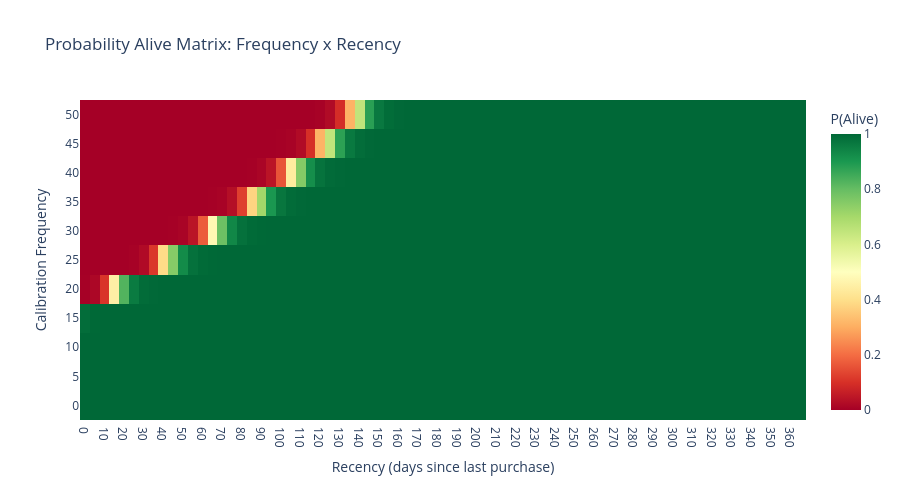

The notebook cell this image was saved under:
### Markdown cell above
## 7. Probability-Alive Matrix

### Code cell
# P(alive) heatmap - frequency vs recency
p_alive_matrix = model.get_probability_alive_matrix(
    max_frequency=50, max_recency_days=365, t_days=365, step=5
)

# Polars pivot API differs by version ('on' vs 'columns'); pick at runtime.
import inspect
from typing import Any, cast

pivot_fn = cast(Any, p_alive_matrix.pivot)
pivot_params = set(inspect.signature(pl.DataFrame.pivot).parameters)
if 'on' in pivot_params:
    pivot = pivot_fn(
        on='recency_days',
        values='p_alive',
        index='frequency',
        aggregate_function='first',
    ).sort('frequency')
else:
    pivot = pivot_fn(
        columns='recency_days',
        values='p_alive',
        index='frequency',
        aggregate_function='first',
    ).sort('frequency')

freq_vals = pivot['frequency'].to_list()
rec_cols  = [c for c in pivot.columns if c != 'frequency']
z = pivot.select(rec_cols).to_numpy()

fig = go.Figure(go.Heatmap(
    z=z,
    x=rec_cols,
    y=[str(f) for f in freq_vals],
    colorscale='RdYlGn',
    zmin=0, zmax=1,
    colorbar=dict(title='P(Alive)'),
))
fig.update_layout(
    title='Probability Alive Matrix: Frequency x Recency',
    xaxis_title='Recency (days since last purchase)',
    yaxis_title='Calibration Frequency',
    height=500,
)
fig.show()

print('\nKey insights:')
print('  High frequency + low recency = high P(alive) -> ideal for retention')
print('  High frequency + high recency = low P(alive) -> likely churned')
print('  Low frequency + low recency = uncertain -> early-stage customer')

### Figure 1 — Plotly figure (JSON) as saved in the notebook; plotly's stock layout.template omitted (floating-point values rounded to 4 significant figures; data arrays with more than 128 entries replaced by an {"elided": "..."} marker saying what was removed)
{"data": [{"colorbar": {"title": {"text": "P(Alive)"}}, "colorscale": [[0, "rgb(165,0,38)"], [0.1, "rgb(215,48,39)"], [0.2, "rgb(244,109,67)"], [0.3, "rgb(253,174,97)"], [0.4, "rgb(254,224,139)"], [0.5, "rgb(255,255,191)"], [0.6, "rgb(217,239,139)"], [0.7, "rgb(166,217,106)"], [0.8, "rgb(102,189,99)"], [0.9, "rgb(26,152,80)"], [1, "rgb(0,104,55)"]], "type": "heatmap", "x": ["0", "5", "10", "15", "20", "25", "30", "35", "40", "45", "50", "55", "60", "65", "70", "75", "80", "85", "90", "95", "100", "105", "110", "115", "120", "125", "130", "135", "140", "145", "150", "155", "160", "165", "170", "175", "180", "185", "190", "195", "200", "205", "210", "215", "220", "225", "230", "235", "240", "245", "250", "255", "260", "265", "270", "275", "280", "285", "290", "295", "300", "305", "310", "315", "320", "325", "330", "335", "340", "345", "350", "355", "360", "365"], "y": ["0", "5", "10", "15", "20", "25", "30", "35", "40", "45", "50"], "z": {"elided": "11x74 float values"}, "zmax": 1, "zmin": 0}], "layout": {"height": 500, "title": {"text": "Probability Alive Matrix: Frequency x Recency"}, "xaxis": {"title": {"text": "Recency (days since last purchase)"}}, "yaxis": {"title": {"text": "Calibration Frequency"}}}}
